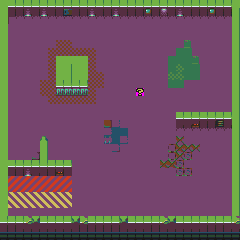

The image is a tile-based game level rendered from a .tmx file. Its description and complete source (layers, tilesets, objects, tile grids) follow:
An orthogonal 30x30 tile map with 8x8 px tiles, 1 tile layer (Tile Layer 1) and 14 objects (8x wall, 6x coin).

<map version="1.0" tiledversion="1.0.1" orientation="orthogonal" renderorder="right-down" width="30" height="30" tilewidth="8" tileheight="8" nextobjectid="26">
 <tileset firstgid="1" name="Itch release raw tileset 01" tilewidth="8" tileheight="8" tilecount="120" columns="8">
  <image source="Itch release raw tileset 01.png" width="64" height="120" />
 </tileset>
 <layer name="Tile Layer 1" width="30" height="30">
  <data encoding="csv">
2,3,3,3,3,3,3,3,3,3,3,3,3,3,3,3,3,3,3,3,3,3,3,3,3,3,3,3,3,2,
2,6,6,13,6,13,6,6,11,6,6,13,6,6,13,6,6,6,12,6,15,6,13,6,6,6,12,6,6,4,
2,18,17,17,17,17,17,17,17,17,17,17,17,17,17,17,17,17,17,17,17,17,17,17,17,17,17,17,17,4,
2,16,16,16,16,16,16,16,16,16,16,16,16,16,16,16,16,16,16,16,16,16,16,16,16,16,16,16,16,4,
2,16,16,16,16,16,16,16,16,16,16,16,16,16,16,16,16,16,16,16,16,16,16,16,16,16,16,16,16,4,
2,16,16,16,16,16,16,22,22,16,16,16,16,16,16,16,16,16,16,16,16,16,16,24,16,16,16,16,16,4,
2,16,16,16,16,16,22,22,22,22,22,22,16,16,16,16,16,16,16,16,16,16,19,19,16,16,16,16,16,4,
2,16,16,16,16,16,22,2,2,2,2,22,16,16,16,16,16,16,16,16,16,19,19,19,24,16,16,16,16,4,
2,16,16,16,16,16,22,2,4,2,2,22,16,16,16,16,16,16,16,16,16,19,23,19,19,16,16,16,16,4,
2,16,16,16,16,16,22,2,4,2,2,22,22,16,16,16,16,16,16,16,16,23,23,19,19,16,16,16,16,4,
2,16,16,16,16,22,22,3,3,3,3,22,22,16,16,16,16,16,16,16,16,19,19,16,16,16,16,16,16,4,
2,16,16,16,16,22,22,38,38,38,38,22,16,16,16,16,16,70,16,16,16,16,16,16,16,16,16,16,16,4,
2,16,16,16,16,16,22,22,22,22,22,22,16,16,16,16,16,16,16,16,16,16,16,16,16,16,16,16,16,4,
2,16,16,16,16,16,16,16,16,16,16,16,16,16,16,16,16,16,16,16,16,16,16,16,16,16,16,16,16,4,
2,16,16,16,16,16,16,16,16,16,16,16,16,16,16,16,16,16,16,16,16,16,3,3,3,3,3,3,3,4,
2,16,16,16,16,16,16,16,16,16,16,16,16,9,20,16,16,16,16,16,16,16,14,14,33,6,6,7,14,4,
2,16,16,16,16,16,16,16,16,16,16,16,16,20,26,26,16,16,16,16,16,16,17,17,17,17,17,17,17,4,
2,16,16,16,16,46,16,16,16,16,16,16,16,58,26,20,16,16,16,16,16,16,48,16,16,16,16,16,16,4,
2,16,16,16,16,4,16,16,16,16,16,16,16,16,25,16,16,16,16,16,16,45,56,48,48,16,16,16,16,4,
2,16,16,16,27,4,16,16,16,16,16,16,16,16,16,16,16,16,16,16,16,45,48,59,16,16,16,16,16,4,
2,3,3,3,3,3,3,3,3,16,16,16,16,16,16,16,16,16,16,16,56,56,59,16,16,16,16,16,16,4,
2,6,6,13,14,6,6,33,5,16,16,16,16,16,16,16,16,16,16,16,16,16,59,59,16,16,16,16,16,4,
2,49,49,49,49,49,49,49,49,16,16,16,16,16,16,16,16,16,16,16,16,16,16,16,16,16,16,16,16,4,
2,49,49,49,49,49,49,49,49,16,16,16,16,16,16,16,16,16,16,16,16,16,16,16,16,16,16,16,16,4,
2,21,21,21,21,21,21,21,21,16,16,16,16,16,16,16,16,16,16,16,16,16,16,16,16,16,16,16,16,4,
2,21,21,21,21,21,21,21,21,16,16,16,16,16,16,16,16,16,16,16,16,16,16,16,16,16,16,16,16,4,
2,16,16,16,16,16,16,16,16,16,16,16,16,16,16,16,16,16,16,16,16,16,16,16,16,16,16,16,16,4,
3,3,3,39,54,3,3,3,3,54,39,3,3,3,3,54,3,3,3,3,39,54,3,3,3,3,3,3,3,39,
6,6,14,14,14,14,14,14,14,6,6,6,6,6,6,14,14,14,6,6,14,14,14,14,14,6,6,6,14,14,
47,47,47,47,47,47,47,47,47,47,47,47,47,47,47,47,47,47,47,47,47,47,47,47,47,47,47,47,47,47
</data>
 </layer>
 <objectgroup name="Wall">
  <object id="3" type="wall" x="0" y="0" width="240" height="16" />
  <object id="4" type="wall" x="0" y="16" width="8" height="224" />
  <object id="5" type="wall" x="8" y="216" width="232" height="24" />
  <object id="6" type="wall" x="232" y="16" width="8" height="200" />
  <object id="7" type="wall" x="176" y="112" width="56" height="16" />
  <object id="8" type="wall" x="8" y="160" width="64" height="16" />
  <object id="9" type="wall" x="40" y="136" width="8" height="24" />
  <object id="10" type="wall" x="56" y="56" width="32" height="40" />
  <object id="15" type="coin" x="104" y="160" width="8" height="8" />
  <object id="18" type="coin" x="128" y="120.333" width="8" height="8" />
  <object id="19" type="coin" x="112.333" y="32.6667" width="8" height="8" />
  <object id="20" type="coin" x="39.6667" y="111.667" width="8" height="8" />
  <object id="21" type="coin" x="176.333" y="192.333" width="8" height="8" />
  <object id="24" type="coin" x="136" y="88" width="8" height="8" />
 </objectgroup>
</map>
